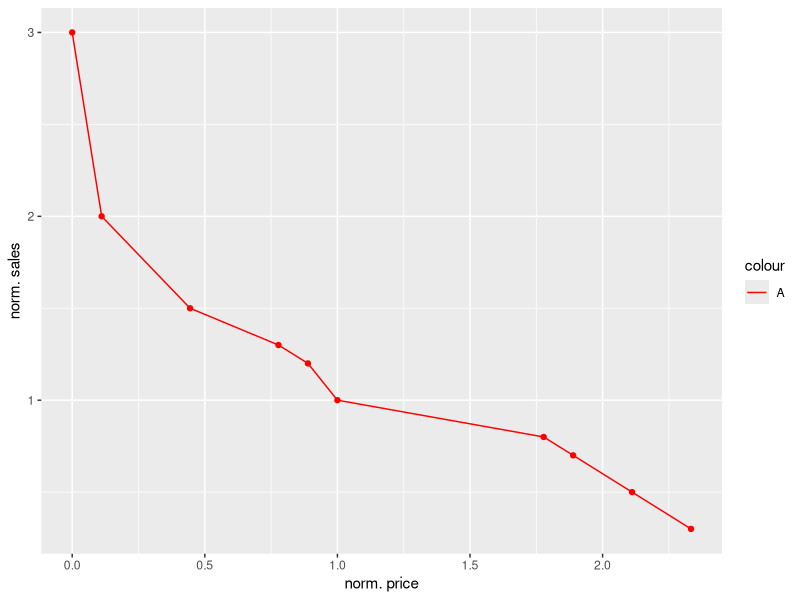
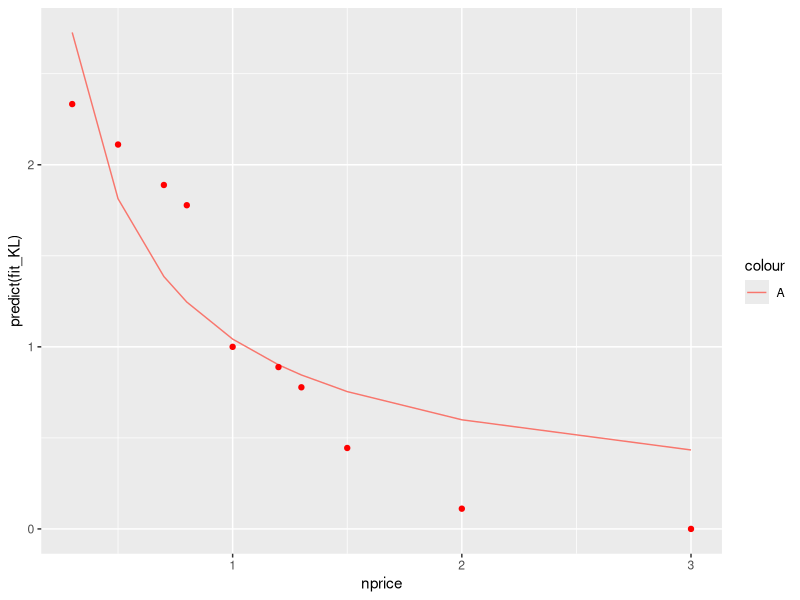

R code for these plots, in order:
library(ggplot2)

KL <- read.csv(file = "KL_sales.csv")

#sales <- c(KL, KL, KL, HKI)

KL

norm_price = 10
norm_sales = 9


KL$nprice<-KL$price/norm_price
KL$nsales<-KL$sales/norm_sales

KL


ggplot(data=KL)+
  geom_line(mapping=aes(x=nsales,y=nprice,color="A"))+
  geom_point(mapping=aes(x=nsales,y=nprice),color="red")+
  labs(x="norm. price",y="norm. sales") +
  scale_color_manual(labels = c("A", "B"), values = c("red", "blue"))



fit_KL <- nls(f=nsales~a * nprice^b,data=KL, start = list(a = 1, b = -2.222))
summary(fit_KL)
r2<-1-sum(residuals(fit_KL)^2)/sum((fit_KL$m$lhs()-mean(fit_KL$m$lhs()))^2)
r2



ggplot(data=KL)+
  geom_line(mapping=aes(x=nprice,y=predict(fit_KL),color="A"))+
  geom_point(mapping=aes(x=nprice,y=nsales),color="red")


net<-function(x) {
  nd<-data.frame(nprice=x)
  nsales<-predict(fit_KL,nd)
  # de-norm
  margin<- x * norm_price - 14.16 * nsales * norm_sales
  # de-norm
  sales <-nsales* norm_sales
  # de-norm
  price <- x * norm_price
  cost <- 14.16 * sales
  gross<-margin*sales
  net<-gross-cost
  print(cbind(x, nsales, margin, sales, price, cost, gross, net))
  
  
  
  #print(cbind(nsalesa,salesa,nsalesb,salesb,sfa,sfb,grossa,grossb,neta,netb,net))
  return(net)
}

net(2.5)
op<-optimize(f=net,interval=c(0,2.5), maximum= TRUE)

op
